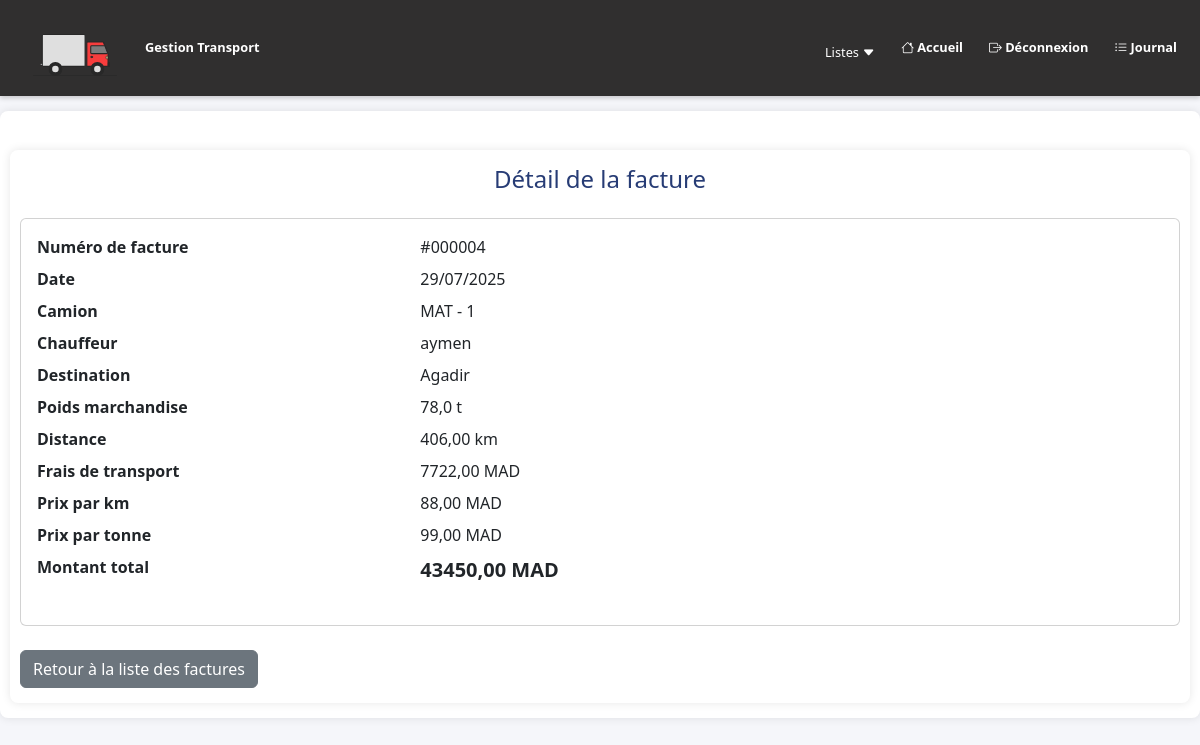
The page /facture/4/ on the database its author committed.
### app/models.py (models this page shows, shortened)
class Facture(models.Model):
    id_facture = models.AutoField(primary_key=True)
    affectation = models.ForeignKey('Affectation', on_delete=models.CASCADE, related_name='factures')
    poids_marchandise = models.FloatField(validators=[MinValueValidator(0.1)], help_text="Poids en tonnes")
    destination = models.CharField(max_length=200)
    latitude_depart = models.FloatField(null=True, blank=True, help_text="Laisser vide pour utiliser la position GPS actuelle")
    longitude_depart = models.FloatField(null=True, blank=True, help_text="Laisser vide pour utiliser la position GPS actuelle")
    latitude_destination = models.FloatField(null=True, blank=True, help_text="Rempli automatiquement à partir de l'adresse de destination")
    longitude_destination = models.FloatField(null=True, blank=True, help_text="Rempli automatiquement à partir de l'adresse de destination")
    distance_km = models.FloatField(null=True, blank=True, default=0, help_text="Distance en kilomètres, calculée automatiquement")
    frais_marchandise = models.DecimalField(max_digits=10, decimal_places=2, editable=False)
    prix_par_km = models.DecimalField(max_digits=10, decimal_places=2, validators=[MinValueValidator(0)])
    prix_par_tonne = models.DecimalField(max_digits=10, decimal_places=2, validators=[MinValueValidator(0)])
    date_facture = models.DateField(auto_now_add=True)
    montant_total = models.DecimalField(max_digits=10, decimal_places=2, editable=False)
    class Meta:
        ordering = ['-date_facture']
        verbose_name = 'Facture'
        verbose_name_plural = 'Factures'

class Affectation(models.Model):
    id = models.AutoField(primary_key=True)
    chauffeur = models.ForeignKey('chauffeur', on_delete=models.CASCADE)
    camion = models.ForeignKey('camion', on_delete=models.CASCADE)
    prestataire = models.ForeignKey('prestataire', on_delete=models.CASCADE, null=True, blank=True)
    qr_code = models.ImageField(upload_to='qr_codes/', blank=True, null=True)

class camion(models.Model):
    id_camion = models.AutoField(primary_key=True)
    id_chauffeur = models.ForeignKey('chauffeur', on_delete=models.CASCADE)
    id_prestataire = models.ForeignKey('prestataire', on_delete=models.SET_NULL, null=True, blank=True)
    matricule_camion = models.CharField(max_length=20, unique=True)
    capacite = models.DecimalField(max_digits=10, decimal_places=2)

class chauffeur(models.Model):
    id_chauffeur = models.AutoField(primary_key=True)
    nom_chauffeur = models.CharField(max_length=50)
    prenom_chauffeur = models.CharField(max_length=50)
    permis_chauffeur = models.CharField(max_length=20, unique=True)
    prestataire = models.ForeignKey('prestataire', on_delete=models.CASCADE, null=True, blank=True)
    qr_code = models.ImageField(upload_to='qr_codes/', blank=True, null=True)

### app/views.py (the view)
# urls.py: path('facture/<int:pk>/', views.detail_facture, name='facture_detail'),
def detail_facture(request, pk):
    facture = get_object_or_404(Facture, pk=pk)
    return render(request, 'facture/detail_facture.html', {'facture': facture})

### app/templates/facture/detail_facture.html (shortened to what this page needs)
{% extends 'base.html' %}
{% block content %}
<div class="container mt-4">
    <h2 class="mb-4">Détail de la facture</h2>
    <div class="card">
        <div class="card-body">
            <dl class="row">
                <dt class="col-sm-4">Numéro de facture</dt>
                <dd class="col-sm-8">#{{ facture.id_facture|stringformat:"06d" }}</dd>
                <dt class="col-sm-4">Date</dt>
                <dd class="col-sm-8">{{ facture.date_facture|date:"d/m/Y" }}</dd>
                <dt class="col-sm-4">Camion</dt>
                <dd class="col-sm-8">{{ facture.affectation.camion.matricule_camion }}</dd>
                <dt class="col-sm-4">Chauffeur</dt>
                <dd class="col-sm-8">{{ facture.affectation.chauffeur.nom_chauffeur }}</dd>
                <dt class="col-sm-4">Destination</dt>
                <dd class="col-sm-8">{{ facture.destination }}</dd>
                <dt class="col-sm-4">Poids marchandise</dt>
                <dd class="col-sm-8">{{ facture.poids_marchandise }} t</dd>
                <dt class="col-sm-4">Distance</dt>
                <dd class="col-sm-8">{{ facture.distance_km|floatformat:2 }} km</dd>
                <dt class="col-sm-4">Frais de transport</dt>
                <dd class="col-sm-8">{{ facture.frais_marchandise|floatformat:2 }} MAD</dd>
                <dt class="col-sm-4">Prix par km</dt>
                <dd class="col-sm-8">{{ facture.prix_par_km|floatformat:2 }} MAD</dd>
                <dt class="col-sm-4">Prix par tonne</dt>
                <dd class="col-sm-8">{{ facture.prix_par_tonne|floatformat:2 }} MAD</dd>
                <dt class="col-sm-4">Montant total</dt>
                <dd class="col-sm-8 fw-bold fs-5">{{ facture.montant_total|floatformat:2 }} MAD</dd>
            </dl>
        </div>
    </div>
    <div class="mt-4">
        <a href="{% url 'facture_list' %}" class="btn btn-secondary">Retour à la liste des factures</a>
    </div>
</div>
{% endblock %}

### app/templates/base.html (style rules this page uses)
body { font-family: 'Segoe UI', Tahoma, Geneva, Verdana, sans-serif; background-color: #f5f6fa; color: #2f3640; margin: 0; padding: 0; padding-bottom: 20px; overflow-x: hidden; }
h2 { color: #273c75; text-align: center; font-size: 1.5rem; }
.container { max-width: 100%; margin: auto; padding: 15px 10px; background-color: white; margin-top: 15px; border-radius: 8px; box-shadow: 0 0 10px rgba(0,0,0,0.1); }

### rows shown on the page
Facture: id_facture "000004", date_facture "29/07/2025", affectation.camion.matricule_camion "MAT - 1", affectation.chauffeur.nom_chauffeur "aymen", destination "Agadir", poids_marchandise "78,0", distance_km "406,00", frais_marchandise "7722,00", prix_par_km "88,00", prix_par_tonne "99,00", montant_total "43450,00"
